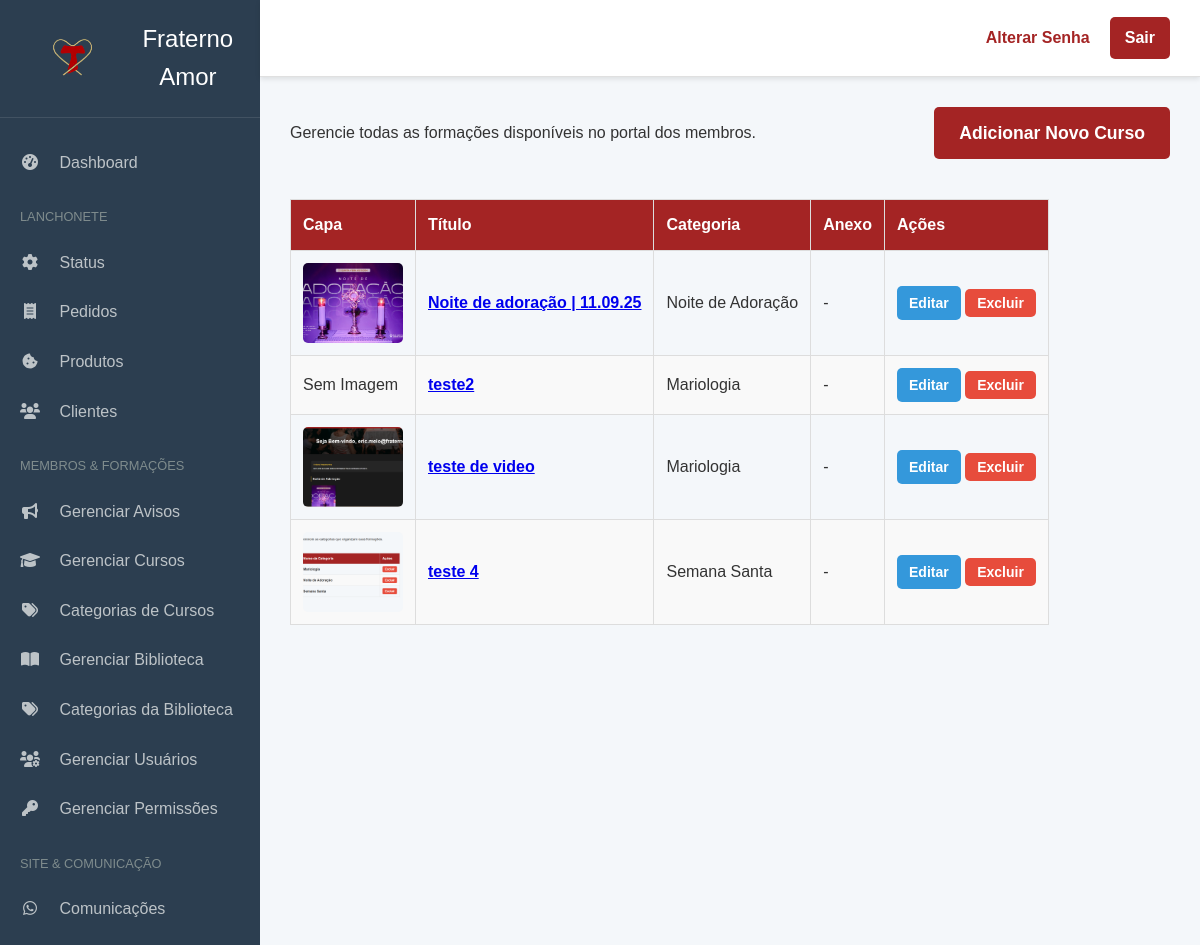
The app's page /admin/cursos (signed in) with its own data.
### app.py (models this page shows)
class Curso(db.Model):
    id = db.Column(db.Integer, primary_key=True)
    titulo = db.Column(db.String(100), nullable=False)
    link_video = db.Column(db.String(200), nullable=False)
    imagem_thumbnail = db.Column(db.String(200), nullable=True)
    categoria_id = db.Column(db.Integer, db.ForeignKey('categoria_curso.id'), nullable=False)
    arquivo_anexo = db.Column(db.String(200), nullable=True)
    descricao = db.Column(db.Text, nullable=True)
    categoria_permissao_id = db.Column(db.Integer, db.ForeignKey('categoria_usuario.id'), nullable=True)

class CategoriaCurso(db.Model):
    id = db.Column(db.Integer, primary_key=True)
    nome = db.Column(db.String(100), unique=True, nullable=False)
    cursos = db.relationship('Curso', backref='categoria', lazy=True)

### app.py (the view)
@app.route('/admin/cursos')
@login_required
def listar_cursos():
    if not current_user.is_admin:
        return redirect(url_for('dashboard'))
    cursos = Curso.query.all()
    return render_template('admin/listar_cursos.html', cursos=cursos)

### app.py (called while the page is built)
@login_manager.user_loader
def load_user(user_id):
    return Usuario.query.get(int(user_id))

### templates/admin/listar_cursos.html (shortened to what this page needs)
{% extends "admin_base.html" %}
{% block content %}
    <div class="page-header-with-button">
        <p>Gerencie todas as formações disponíveis no portal dos membros.</p>
        <a href="{{ url_for('adicionar_curso') }}" class="botao-enviar">Adicionar Novo Curso</a>
    </div>
    <table class="product-table">
        <thead>
            <tr>
                <th>Capa</th>
                <th>Título</th>
                <th>Categoria</th>
                <th>Anexo</th>
                <th>Ações</th>
            </tr>
        </thead>
        <tbody>
            {% for curso in cursos %}
            <tr>
                <td>
                    {% if curso.imagem_thumbnail %}
                        <img src="{{ url_for('static', filename='uploads/' + curso.imagem_thumbnail) }}" alt="{{ curso.titulo }}" class="product-thumbnail">
                    {% else %}
                        <span class="no-image-placeholder">Sem Imagem</span>
                    {% endif %}
                </td>
                <td><a href="{{ curso.link_video }}" target="_blank"><strong>{{ curso.titulo }}</strong></a></td>
                <td>{{ curso.categoria.nome }}</td>
                <td>
                    {% if curso.arquivo_anexo %}
                        <a href="{{ url_for('static', filename='uploads/' + curso.arquivo_anexo) }}" target="_blank">Ver Anexo</a>
                    {% else %}
                        -
                    {% endif %}
                </td>
                <td class="actions-cell">
                    <a href="{{ url_for('editar_curso', curso_id=curso.id) }}" class="action-button edit">Editar</a> <form action="{{ url_for('excluir_curso', curso_id=curso.id) }}" method="POST" style="display:inline;">
                        <button type="submit" class="action-button delete" onclick="return confirm('Tem certeza que deseja excluir este curso?');">Excluir</button>
                    </form>
                </td>
            </tr>
            {% endfor %}
        </tbody>
    </table>
{% endblock %}

### templates/admin_base.html (shortened to what this page needs)
<!DOCTYPE html>
<html lang="pt-BR">
<head>
    <link rel="stylesheet" href="{{ url_for('static', filename='css/estilos.css') }}">
    <link rel="stylesheet" href="https://cdnjs.cloudflare.com/ajax/libs/font-awesome/6.0.0-beta3/css/all.min.css">
</head>
<body class="admin-body">
    <div class="admin-grid-container">
        <aside class="admin-sidebar">
            <div class="sidebar-header">
                <a href="{{ url_for('home') }}" class="logo-link" title="Voltar para o site público">
                    <img src="{{ url_for('static', filename='imagens/logo-branco.png') }}" alt="Logo" class="logo">
                    <span>Fraterno Amor</span>
                </a>
            </div>
            <nav class="sidebar-nav">
                <ul>
                    <li><a href="{{ url_for('admin_dashboard') }}"><i class="fas fa-tachometer-alt"></i> Dashboard</a></li>
                    <li class="nav-section-title">Lanchonete</li>
                    <li><a href="{{ url_for('configuracoes') }}"><i class="fas fa-cog"></i> Status</a></li>
                    <li><a href="{{ url_for('listar_pedidos') }}"><i class="fas fa-receipt"></i> Pedidos</a></li>
                    <li><a href="{{ url_for('listar_produtos') }}"><i class="fas fa-cookie-bite"></i> Produtos</a></li>
                    <li><a href="{{ url_for('listar_clientes') }}"><i class="fas fa-users"></i> Clientes</a></li>
                    <li class="nav-section-title">Membros & Formações</li>
                    <li><a href="{{ url_for('gerenciar_avisos') }}"><i class="fas fa-bullhorn"></i> Gerenciar Avisos</a></li>
                    <li><a href="{{ url_for('listar_cursos') }}"><i class="fas fa-graduation-cap"></i> Gerenciar Cursos</a></li>
                    <li><a href="{{ url_for('listar_categorias') }}"><i class="fas fa-tags"></i> Categorias de Cursos</a></li>
                    <li><a href="{{ url_for('listar_materiais') }}"><i class="fas fa-book-open"></i> Gerenciar Biblioteca</a></li>
                    <li><a href="{{ url_for('listar_categorias_material') }}"><i class="fas fa-tags"></i> Categorias da Biblioteca</a></li>
                    <li><a href="{{ url_for('listar_usuarios_admin') }}"><i class="fas fa-users-cog"></i> Gerenciar Usuários</a></li>
                    <li><a href="{{ url_for('listar_categorias_usuario') }}"><i class="fas fa-key"></i> Gerenciar Permissões</a></li>
                    <li class="nav-section-title">Site & Comunicação</li>
                    <li><a href="{{ url_for('enviar_comunicacao') }}"><i class="fab fa-whatsapp"></i> Comunicações</a></li>
                </ul>
            </nav>
        </aside>
        <div class="admin-main-content">
            <header class="admin-header">
                <div class="header-left">
                    <h2>{% block page_title %}{% endblock %}</h2>
                </div>
                <div class="header-right">
                    <span>Olá, {{ current_user.username }}</span>
                    <a href="{{ url_for('alterar_senha') }}">Alterar Senha</a>
                    <a href="{{ url_for('logout') }}" class="logout-button">Sair</a>
                </div>
            </header>
            <main class="admin-page-content">
                {% block content %}{% endblock %}
            </main>
        </div>
    </div>
    </body>
</html>

### static/css/estilos.css (style rules this page uses)
:root { --cor-primaria: #A42424; --cor-texto: #333333; --cor-fundo: #FFFFFF; --cor-destaque: #D4AF37; --fonte-principal: 'Montserrat', sans-serif; --fonte-titulos: 'Oswald', sans-serif; }
* { margin: 0; padding: 0; box-sizing: border-box; }
body { font-family: var(--fonte-principal); line-height: 1.6; color: var(--cor-texto); background-color: #fdfdfd; }
header { background-color: var(--cor-primaria); color: var(--cor-fundo); padding: 15px 0; position: sticky; top: 0; width: 100%; z-index: 1000; box-shadow: 0 2px 5px rgba(0,0,0,0.1); }
.logo { height: 50px; display: block; flex-shrink: 0; }
header a { color: var(--cor-fundo); text-decoration: none; font-weight: bold; transition: color 0.3s ease; }
.header-right { display: flex; align-items: center; gap: 20px; }
.botao-destaque, .botao-enviar, .action-button { display: inline-block; padding: 10px 20px; text-decoration: none; border-radius: 5px; font-weight: bold; font-size: 1rem; border: none; cursor: pointer; text-align: center; transition: transform 0.2s ease, background-color 0.2s ease; }
.botao-destaque, .botao-enviar { font-size: 1.1rem; padding: 12px 25px; }
.botao-enviar { background-color: var(--cor-primaria); color: var(--cor-fundo); }
.action-button { padding: 6px 12px; font-size: 14px; color: white; }
.action-button.edit { background-color: #3498db; }
.action-button.delete { background-color: #e74c3c; }
.admin-body { background-color: #f4f7fa; }
.admin-grid-container { display: flex; min-height: 100vh; }
.admin-sidebar { width: 260px; background-color: #2c3e50; color: white; display: flex; flex-direction: column; flex-shrink: 0; }
.sidebar-header { padding: 20px; text-align: center; border-bottom: 1px solid rgba(255,255,255,0.1); }
.sidebar-header .logo-link { display: flex; align-items: center; justify-content: center; text-decoration: none; color: white; }
.sidebar-header .logo-link span { font-family: var(--fonte-titulos); font-size: 1.5rem; margin-left: 10px; }
.sidebar-nav { flex-grow: 1; padding: 20px 0; }
.sidebar-nav ul { list-style: none; padding: 0; margin: 0; }
.sidebar-nav a { display: block; padding: 12px 20px; color: #bdc3c7; text-decoration: none; transition: all 0.3s ease; }
.sidebar-nav i { margin-right: 15px; width: 20px; text-align: center; }
.nav-section-title { padding: 20px 20px 10px 20px; font-size: 0.8rem; text-transform: uppercase; color: #7f8c8d; }
.admin-main-content { flex-grow: 1; display: flex; flex-direction: column; }
.admin-header { background-color: white; padding: 15px 30px; border-bottom: 1px solid #e0e0e0; display: flex; justify-content: space-between; align-items: center; }
.admin-header h2 { margin: 0; font-family: var(--fonte-titulos); font-size: 1.8rem; }
.admin-header .header-right { display: flex; align-items: center; gap: 20px; }
.admin-header .header-right a { text-decoration: none; font-weight: bold; color: var(--cor-primaria); }
.logout-button { background: var(--cor-primaria); color: white !important; padding: 8px 15px; border-radius: 5px; }
.admin-page-content { flex-grow: 1; padding: 30px; }
.page-header-with-button { display: flex; justify-content: space-between; align-items: center; margin-bottom: 40px; flex-wrap: wrap; gap: 10px; }
.product-table { width: 100%; border-collapse: collapse; margin-top: 20px; overflow-x: auto; display: block; }
.product-table th, .product-table td { border: 1px solid #ddd; padding: 12px; text-align: left; }
.product-table th { background-color: var(--cor-primaria); color: var(--cor-fundo); font-weight: bold; }
.product-table tbody tr:nth-child(even) { background-color: #f9f9f9; }
.product-thumbnail { width: 100px; height: 80px; object-fit: cover; border-radius: 5px; vertical-align: middle; }
.actions-cell { text-align: center; white-space: nowrap; }

### records on screen
Curso: imagem_thumbnail (picture), titulo "Noite de adoração | 11.09.25", categoria.nome "Noite de Adoração"
Curso: shows "Sem Imagem", titulo "teste2", categoria.nome "Mariologia"
Curso: imagem_thumbnail (picture), titulo "teste de video", categoria.nome "Mariologia"
Curso: imagem_thumbnail (picture), titulo "teste 4", categoria.nome "Semana Santa"
